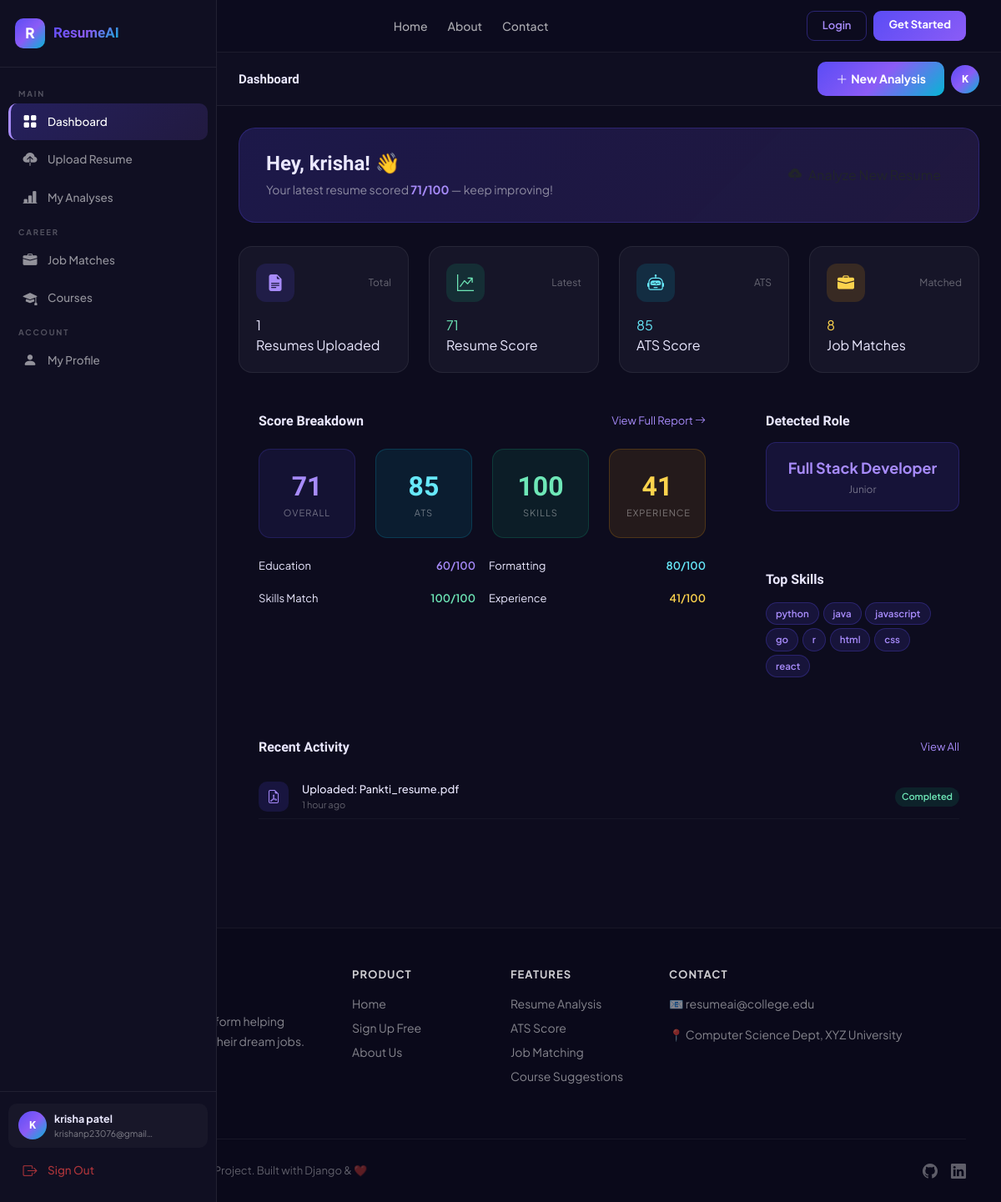
The app's page /dashboard/ (signed in) with its own data.
### analyzer/models.py (models this page shows, shortened)
class ResumeAnalysis(models.Model):
    resume = models.OneToOneField(Resume, on_delete=models.CASCADE, related_name='analysis')
    resume_score = models.IntegerField(default=0)
    ats_score = models.IntegerField(default=0)
    extracted_skills = models.JSONField(default=list)
    missing_skills = models.JSONField(default=list)
    improvement_suggestions = models.JSONField(default=list)
    education_score = models.IntegerField(default=0)
    experience_score = models.IntegerField(default=0)
    skills_score = models.IntegerField(default=0)
    formatting_score = models.IntegerField(default=0)
    keyword_density = models.FloatField(default=0.0)
    detected_role = models.CharField(max_length=100, blank=True)
    experience_level = models.CharField(max_length=50, blank=True)
    raw_text = models.TextField(blank=True)
    analyzed_at = models.DateTimeField(auto_now_add=True)

class Resume(models.Model):
    STATUS_CHOICES = [
        ('pending', 'Pending'),
        ('analyzing', 'Analyzing'),
        ('completed', 'Completed'),
        ('failed', 'Failed'),
    ]
    user = models.ForeignKey(User, on_delete=models.CASCADE, related_name='resumes')
    file = models.FileField(upload_to='resumes/')
    original_filename = models.CharField(max_length=255)
    uploaded_at = models.DateTimeField(auto_now_add=True)
    status = models.CharField(max_length=20, choices=STATUS_CHOICES, default='pending')
    is_active = models.BooleanField(default=True)
    class Meta:
        ordering = ['-uploaded_at']

### dashboard/views.py (the view)
# urls.py: path('dashboard/', views.dashboard, name='dashboard'),
@login_required
def dashboard(request):
    profile, _ = UserProfile.objects.get_or_create(user=request.user)
    resumes = Resume.objects.filter(user=request.user)
    latest_resume = resumes.filter(status='completed').first()
    latest_analysis = None
    if latest_resume and hasattr(latest_resume, 'analysis'):
        latest_analysis = latest_resume.analysis
    job_count = JobRecommendation.objects.filter(user=request.user).count()
    course_count = CourseRecommendation.objects.filter(user=request.user).count()
    resume_count = resumes.count()
    recent_activity = []
    for r in resumes[:5]:
        recent_activity.append({
            'type': 'resume',
            'icon': 'file-earmark-pdf',
            'color': 'primary',
            'message': f'Uploaded: {r.original_filename}',
            'time': r.uploaded_at,
        })
    context = {
        'profile': profile,
        'latest_analysis': latest_analysis,
        'latest_resume': latest_resume,
        'resume_count': resume_count,
        'job_count': job_count,
        'course_count': course_count,
        'recent_activity': recent_activity,
    }
    return render(request, 'dashboard/dashboard.html', context)

### templates/dashboard/dashboard.html (shortened to what this page needs)
{% extends 'base.html' %}
{% block page_title %}Dashboard{% endblock %}
{% block content %}
<div style="background:linear-gradient(135deg,rgba(91,76,245,0.2),rgba(139,92,246,0.15));border:1px solid rgba(91,76,245,0.25);border-radius:20px;padding:28px 32px;margin-bottom:28px;display:flex;align-items:center;justify-content:space-between;flex-wrap:wrap;gap:16px;">
  <div>
    <h4 style="font-family:'Sora',sans-serif;font-weight:800;margin-bottom:6px;">Hey, {{ user.first_name|default:user.username }}! 👋</h4>
    <p style="color:rgba(255,255,255,0.5);font-size:14px;margin:0;">
      {% if latest_analysis %}Your latest resume scored <strong style="color:#A78BFA;">{{ latest_analysis.resume_score }}/100</strong> — keep improving!{% else %}Upload your first resume to get started with AI analysis.{% endif %}
    </p>
  </div>
  <a href="{% url 'upload_resume' %}" class="btn btn-primary-custom">
    <i class="bi bi-cloud-upload-fill me-2"></i>{% if latest_analysis %}Analyze New Resume{% else %}Upload Resume{% endif %}
  </a>
</div>
<div class="row g-4 mb-4">
  <div class="col-6 col-lg-3">
    <div class="stat-card">
      <div class="d-flex align-items-center justify-content-between mb-3">
        <div class="stat-icon" style="background:rgba(91,76,245,0.15);"><i class="bi bi-file-earmark-text-fill" style="color:#A78BFA;"></i></div>
        <span style="font-size:12px;color:rgba(255,255,255,0.35);">Total</span>
      </div>
      <div class="stat-value">{{ resume_count }}</div>
      <div class="stat-label">Resumes Uploaded</div>
    </div>
  </div>
  <div class="col-6 col-lg-3">
    <div class="stat-card">
      <div class="d-flex align-items-center justify-content-between mb-3">
        <div class="stat-icon" style="background:rgba(16,185,129,0.15);"><i class="bi bi-graph-up-arrow" style="color:#6EE7B7;"></i></div>
        <span style="font-size:12px;color:rgba(255,255,255,0.35);">Latest</span>
      </div>
      <div class="stat-value" style="color:#6EE7B7;">{{ latest_analysis.resume_score|default:"—" }}</div>
      <div class="stat-label">Resume Score</div>
    </div>
  </div>
  <div class="col-6 col-lg-3">
    <div class="stat-card">
      <div class="d-flex align-items-center justify-content-between mb-3">
        <div class="stat-icon" style="background:rgba(6,182,212,0.15);"><i class="bi bi-robot" style="color:#67E8F9;"></i></div>
        <span style="font-size:12px;color:rgba(255,255,255,0.35);">ATS</span>
      </div>
      <div class="stat-value" style="color:#67E8F9;">{{ latest_analysis.ats_score|default:"—" }}</div>
      <div class="stat-label">ATS Score</div>
    </div>
  </div>
  <div class="col-6 col-lg-3">
    <div class="stat-card">
      <div class="d-flex align-items-center justify-content-between mb-3">
        <div class="stat-icon" style="background:rgba(245,158,11,0.15);"><i class="bi bi-briefcase-fill" style="color:#FCD34D;"></i></div>
        <span style="font-size:12px;color:rgba(255,255,255,0.35);">Matched</span>
      </div>
      <div class="stat-value" style="color:#FCD34D;">{{ job_count }}</div>
      <div class="stat-label">Job Matches</div>
    </div>
  </div>
</div>
<div class="row g-4">
  {% if latest_analysis %}
  <div class="col-lg-8">
    <div class="card-dark p-4">
      <div class="d-flex align-items-center justify-content-between mb-4">
        <h6 style="font-family:'Sora',sans-serif;font-weight:700;margin:0;">Score Breakdown</h6>
        <a href="{% url 'resume_analysis' latest_resume.pk %}" style="font-size:13px;color:#A78BFA;text-decoration:none;">View Full Report <i class="bi bi-arrow-right"></i></a>
      </div>
      <div class="row g-4 text-center mb-4">
        <div class="col-6 col-md-3">
          <div style="background:rgba(91,76,245,0.1);border:1px solid rgba(91,76,245,0.2);border-radius:14px;padding:20px;">
            <div style="font-size:32px;font-weight:800;font-family:'Sora',sans-serif;color:#A78BFA;">{{ latest_analysis.resume_score }}</div>
            <div style="font-size:11px;color:rgba(255,255,255,0.4);text-transform:uppercase;letter-spacing:1px;">Overall</div>
          </div>
        </div>
        <div class="col-6 col-md-3">
          <div style="background:rgba(6,182,212,0.1);border:1px solid rgba(6,182,212,0.2);border-radius:14px;padding:20px;">
            <div style="font-size:32px;font-weight:800;font-family:'Sora',sans-serif;color:#67E8F9;">{{ latest_analysis.ats_score }}</div>
            <div style="font-size:11px;color:rgba(255,255,255,0.4);text-transform:uppercase;letter-spacing:1px;">ATS</div>
          </div>
        </div>
        <div class="col-6 col-md-3">
          <div style="background:rgba(16,185,129,0.1);border:1px solid rgba(16,185,129,0.2);border-radius:14px;padding:20px;">
            <div style="font-size:32px;font-weight:800;font-family:'Sora',sans-serif;color:#6EE7B7;">{{ latest_analysis.skills_score }}</div>
            <div style="font-size:11px;color:rgba(255,255,255,0.4);text-transform:uppercase;letter-spacing:1px;">Skills</div>
          </div>
        </div>
        <div class="col-6 col-md-3">
          <div style="background:rgba(245,158,11,0.1);border:1px solid rgba(245,158,11,0.2);border-radius:14px;padding:20px;">
            <div style="font-size:32px;font-weight:800;font-family:'Sora',sans-serif;color:#FCD34D;">{{ latest_analysis.experience_score }}</div>
            <div style="font-size:11px;color:rgba(255,255,255,0.4);text-transform:uppercase;letter-spacing:1px;">Experience</div>
          </div>
        </div>
      </div>
      <div class="row g-3">
        {% with latest_analysis.education_score as edu %}
        <div class="col-md-6">
          <div class="d-flex justify-content-between mb-1" style="font-size:13px;"><span>Education</span><span style="color:#A78BFA;font-weight:600;">{{ edu }}/100</span></div>
        </div>
        {% endwith %}
        {% with latest_analysis.formatting_score as fmt %}
        <div class="col-md-6">
          <div class="d-flex justify-content-between mb-1" style="font-size:13px;"><span>Formatting</span><span style="color:#67E8F9;font-weight:600;">{{ fmt }}/100</span></div>
        </div>
        {% endwith %}
        {% with latest_analysis.skills_score as sk %}
        <div class="col-md-6">
          <div class="d-flex justify-content-between mb-1" style="font-size:13px;"><span>Skills Match</span><span style="color:#6EE7B7;font-weight:600;">{{ sk }}/100</span></div>
        </div>
        {% endwith %}
        {% with latest_analysis.experience_score as exp %}
        <div class="col-md-6">
          <div class="d-flex justify-content-between mb-1" style="font-size:13px;"><span>Experience</span><span style="color:#FCD34D;font-weight:600;">{{ exp }}/100</span></div>
        </div>
        {% endwith %}
      </div>
    </div>
  </div>
  <div class="col-lg-4">
    <div class="card-dark p-4 mb-4">
      <h6 style="font-family:'Sora',sans-serif;font-weight:700;margin-bottom:16px;">Detected Role</h6>
      <div style="background:rgba(91,76,245,0.12);border:1px solid rgba(91,76,245,0.25);border-radius:12px;padding:16px;text-align:center;">
        <div style="font-size:18px;font-weight:700;color:#A78BFA;">{{ latest_analysis.detected_role }}</div>
        <div style="font-size:12px;color:rgba(255,255,255,0.4);margin-top:4px;">{{ latest_analysis.experience_level }}</div>
      </div>
    </div>
    <div class="card-dark p-4">
      <h6 style="font-family:'Sora',sans-serif;font-weight:700;margin-bottom:16px;">Top Skills</h6>
      <div>
        {% for skill in latest_analysis.extracted_skills|slice:":8" %}
          <span class="skill-badge">{{ skill }}</span>
        {% endfor %}
      </div>
    </div>
  </div>
  {% endif %}
  <div class="col-12">
    <div class="card-dark p-4">
      <div class="d-flex align-items-center justify-content-between mb-4">
        <h6 style="font-family:'Sora',sans-serif;font-weight:700;margin:0;">Recent Activity</h6>
        <a href="{% url 'analysis_list' %}" style="font-size:13px;color:#A78BFA;text-decoration:none;">View All</a>
      </div>
      {% if recent_activity %}
        {% for activity in recent_activity %}
        <div class="d-flex align-items-center gap-3 py-2" style="border-bottom:1px solid rgba(255,255,255,0.04);">
          <div style="width:36px;height:36px;border-radius:10px;background:rgba(91,76,245,0.15);display:flex;align-items:center;justify-content:center;flex-shrink:0;">
            <i class="bi bi-{{ activity.icon }}" style="color:#A78BFA;"></i>
          </div>
          <div style="flex:1;min-width:0;">
            <div style="font-size:13px;font-weight:500;white-space:nowrap;overflow:hidden;text-overflow:ellipsis;">{{ activity.message }}</div>
            <div style="font-size:11px;color:rgba(255,255,255,0.35);">{{ activity.time|timesince }} ago</div>
          </div>
          <span style="background:rgba(16,185,129,0.12);color:#6EE7B7;padding:3px 8px;border-radius:12px;font-size:11px;font-weight:600;white-space:nowrap;">Completed</span>
        </div>
        {% endfor %}
      {% else %}
        <p style="color:rgba(255,255,255,0.3);font-size:14px;text-align:center;padding:20px 0;">No activity yet. Upload a resume to get started.</p>
      {% endif %}
    </div>
  </div>
</div>
{% endblock %}

### templates/base.html (shortened to what this page needs)
<!DOCTYPE html>
<html lang="en">
<head>
<link href="https://cdn.jsdelivr.net/npm/bootstrap@5.3.2/dist/css/bootstrap.min.css" rel="stylesheet"/>
<link href="https://cdn.jsdelivr.net/npm/bootstrap-icons@1.11.3/font/bootstrap-icons.css" rel="stylesheet"/>
</head>
<body style="background:#0D0C1E;color:#EAE8FF">
    {% include 'partials/navbar.html' %}
{% if user.is_authenticated %}
<nav id="sidebar">
  <div class="sb-brand">
    <div class="sb-logo">R</div>
    <span class="sb-name">ResumeAI</span>
  </div>
  <div class="sb-nav">
    <div class="sb-sec">Main</div>
    <a href="{% url 'dashboard' %}" class="sb-link {% if request.resolver_match.url_name == 'dashboard' %}active{% endif %}">
      <i class="bi bi-grid-fill"></i> Dashboard
    </a>
    <a href="{% url 'upload_resume' %}" class="sb-link {% if request.resolver_match.url_name == 'upload_resume' %}active{% endif %}">
      <i class="bi bi-cloud-upload-fill"></i> Upload Resume
    </a>
    <a href="{% url 'analysis_list' %}" class="sb-link {% if request.resolver_match.url_name == 'analysis_list' %}active{% endif %}">
      <i class="bi bi-bar-chart-line-fill"></i> My Analyses
    </a>
    <div class="sb-sec">Career</div>
    <a href="{% url 'job_recommendations' %}" class="sb-link {% if request.resolver_match.url_name == 'job_recommendations' %}active{% endif %}">
      <i class="bi bi-briefcase-fill"></i> Job Matches
    </a>
    <a href="{% url 'course_recommendations' %}" class="sb-link {% if request.resolver_match.url_name == 'course_recommendations' %}active{% endif %}">
      <i class="bi bi-mortarboard-fill"></i> Courses
    </a>
    <div class="sb-sec">Account</div>
    <a href="{% url 'profile' %}" class="sb-link {% if request.resolver_match.url_name == 'profile' %}active{% endif %}">
      <i class="bi bi-person-fill"></i> My Profile
    </a>
  </div>
  <div class="sb-foot">
    <div class="sb-user">
      <div class="avatar">{{ user.first_name|slice:":1"|default:user.username|slice:":1"|upper }}</div>
      <div style="min-width:0">
        <div style="font-size:12.5px;font-weight:700;overflow:hidden;text-overflow:ellipsis;white-space:nowrap">{{ user.get_full_name|default:user.username }}</div>
        <div style="font-size:10.5px;color:rgba(255,255,255,0.45)">{{ user.email|truncatechars:20 }}</div>
      </div>
    </div>
    <a href="{% url 'logout' %}" class="sb-link" style="color:rgba(239,68,68,.7)">
      <i class="bi bi-box-arrow-right"></i> Sign Out
    </a>
  </div>
</nav>
<div id="main">
  <div class="topbar">
    <div class="d-flex align-items-center gap-3">
      <h6 class="mb-0" style="font-family:'Sora',sans-serif;font-size:15px;font-weight:700">{% block page_title %}Dashboard{% endblock %}</h6>
    </div>
    <div class="d-flex align-items-center gap-2">
      <a href="{% url 'upload_resume' %}" class="btn btn-g btn-sm d-none d-md-flex align-items-center gap-1">
        <i class="bi bi-plus-lg"></i> New Analysis
      </a>
      <div class="avatar" style="cursor:pointer" onclick="location.href='{% url 'profile' %}'">
        {{ user.first_name|slice:":1"|default:user.username|slice:":1"|upper }}
      </div>
    </div>
  </div>
  <div class="page-body">
    {% block content %}{% endblock %}
  </div>
</div>
{% endif %}
{% include 'partials/footer.html' %}
</body>
</html>

### records on screen
ResumeAnalysis: resume_score "71", ats_score "85", skills_score "100", experience_score "41", detected_role "Full Stack Developer", experience_level "Junior"
Resume: time "1 hour"

### other values on screen
{{ user.first_name|slice:":1"|default:user.username|slice:":1"|upper }} "K"
{{ user.get_full_name|default:user.username }} "krisha patel"
{{ user.email|truncatechars:20 }} "krishanp23076@gmail…"
{{ user.first_name|default:user.username }} "krisha"
{{ resume_count }} "1"
{{ job_count }} "8"
{{ edu }} "60"
{{ fmt }} "80"
{{ sk }} "100"
{{ exp }} "41"
{{ skill }} "python" "java" "javascript" "go" "r" "html" "css" "react"
{{ activity.message }} "Uploaded: Pankti_resume.pdf"
